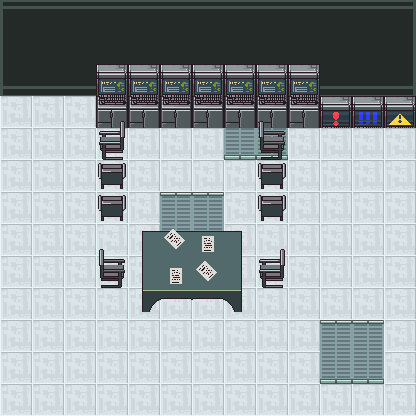

A level layout from a 2D game, rendered from its tile map. Below: a short description, then the map file with tile-grid data replaced by summaries:
An orthogonal 13x13 tile map with 32x32 px tiles, 4 tile layers (Camada de Tiles 1, Paredes, detalhesCenario, AlavancasDesenho) and 16 objects (3x r1, 3x a1).

<map version="1.0" tiledversion="1.0.3" orientation="orthogonal" renderorder="right-down" width="13" height="13" tilewidth="32" tileheight="32" nextobjectid="51">
 <tileset firstgid="1" source="progBotsFinalTileset.tsx" />
 <layer name="Camada de Tiles 1" width="13" height="13">
  <data>[169 cells, 169 non-empty, 14 distinct tile ids]</data>
 </layer>
 <layer name="Paredes" width="13" height="13">
  <data>[169 cells, 25 non-empty, 10 distinct tile ids]</data>
 </layer>
 <objectgroup name="Paredes">
  <object id="7" x="96" y="63" width="224" height="65" />
  <object id="32" x="0" y="0" height="416" />
  <object id="33" x="0" y="0" width="416" height="3" />
  <object id="34" x="416" y="0" height="416" />
  <object id="35" x="0" y="416" width="416" height="-12" />
  <object id="45" x="141" y="229" width="100" height="66" />
  <object id="46" x="256" y="256" width="32" height="32" />
  <object id="47" x="96" y="256" width="32" height="32" />
  <object id="49" x="96" y="128" width="32" height="96" />
  <object id="50" x="256" y="128" width="32" height="96" />
 </objectgroup>
 <objectgroup name="robos">
  <object id="15" name="r1" x="64" y="96" width="32" height="32" />
  <object id="16" name="r1" x="0" y="96" width="32" height="32" />
  <object id="17" name="r1" x="32" y="96" width="32" height="32" />
 </objectgroup>
 <objectgroup name="alavancas">
  <object id="24" name="a1" x="330" y="115" width="10" height="10" />
  <object id="25" name="a1" x="361" y="116" width="10" height="10" />
  <object id="26" name="a1" x="394" y="113" width="10" height="11" />
 </objectgroup>
 <layer name="detalhesCenario" width="13" height="13">
  <data>[169 cells, 20 non-empty, 13 distinct tile ids]</data>
 </layer>
 <layer name="AlavancasDesenho" width="13" height="13">
  <data>[169 cells, 0 non-empty, 0 distinct tile ids]</data>
 </layer>
</map>
